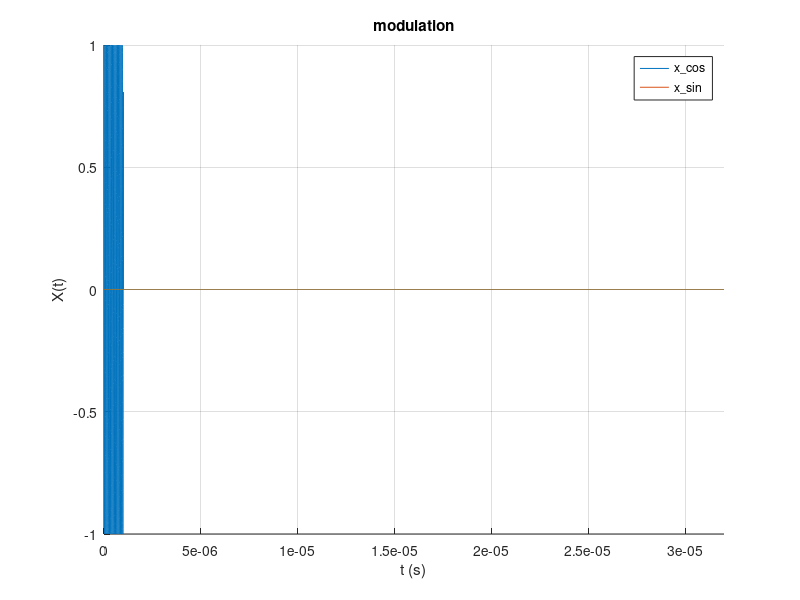
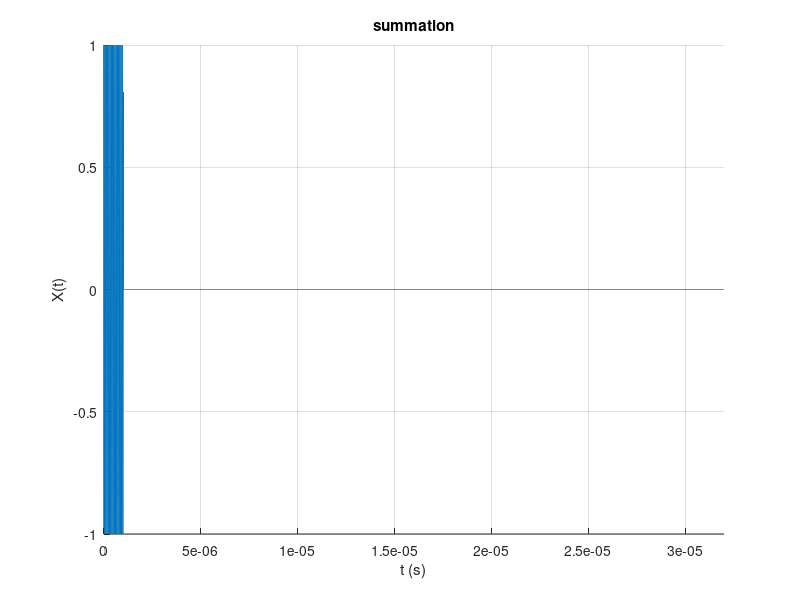
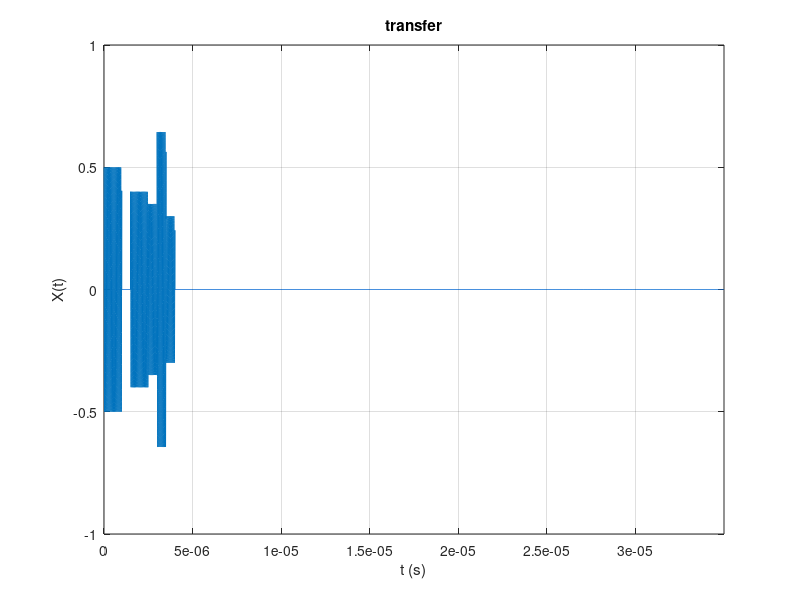
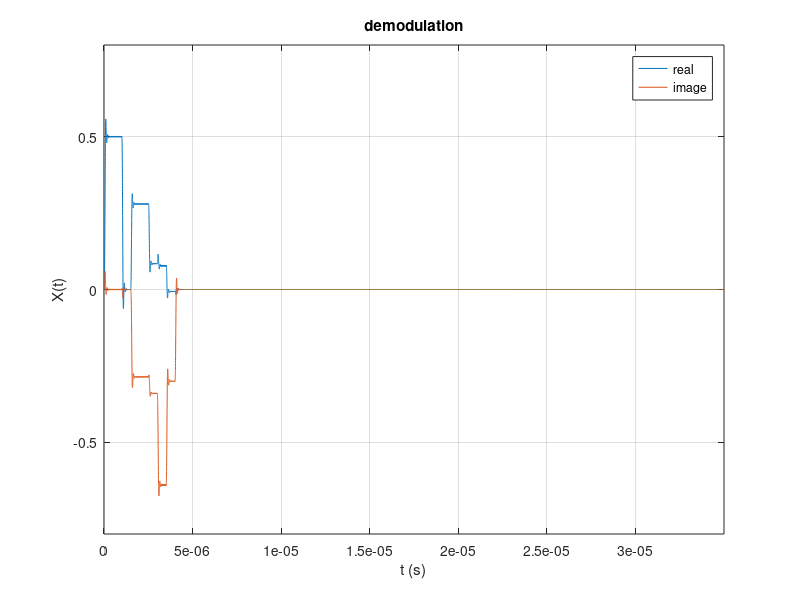

The MATLAB source for these figures, in order:
close('all'); clear; clc;

N = 32;
CP = 3;
T = 1e-6;
w_c = 100e6;
fs = 1e9;
cutoff = 0.02;

x = zeros(1,32);

X_CP = [1 zeros(1, N-1)];
X_c = reshape(repmat(X_CP, T*fs, 1), 1, []);
t_X_c = linspace(0, length(X_c)/fs - 1/fs, length(X_c));    % non-integer end

X_cos = real(X_c) .* cos(w_c*t_X_c);
X_sin = imag(X_c) .* sin(w_c*t_X_c);
X_m = X_cos + X_sin;

h_n = [0.5 zeros(1, 1.5*T*fs-1) 0.4 zeros(1, 1*T*fs-1) 0.35 zeros(1, 0.5*T*fs-1) 0.3];
X_t = conv(X_m, h_n);
t_X_t = linspace(0, length(X_t)/fs - 1/fs, length(X_t));

[b, a] = butter(5, cutoff, 'low');
X_r_d = 2 * filter(b, a, X_t .* cos(w_c*t_X_t)) + 2j * filter(b, a, X_t .* sin(w_c*t_X_t));

X_r_adc = mean(reshape(X_r_d, T*fs, length(X_r_d)/T/fs));

figure; hold('on');
plot(t_X_c, X_cos, t_X_c, X_sin);
axis([0 t_X_c(end) ylim]); grid('on');
xlabel('t (s)'); ylabel('X(t)');
legend('x\_cos', 'x\_sin'); title('modulation');

figure; hold('on');
plot(t_X_c, X_m);
axis([0 t_X_c(end) ylim]); grid('on');
xlabel('t (s)'); ylabel('X(t)');
title('summation');

figure;
plot(t_X_t, X_t);
axis([0 t_X_t(end) ylim]); grid('on');
xlabel('t (s)');  ylabel('X(t)');
title('transfer');

figure;
plot(t_X_t, real(X_r_d), t_X_t, imag(X_r_d));
axis([0 t_X_t(end) ylim]); grid('on');
xlabel('t (s)'); ylabel('X(t)');
legend('real', 'image'); title('demodulation');

figure;
plot(t_X_t, abs(X_r_d));
axis([0 4.5e-6 ylim]); grid('on');
xlabel('t (s)'); ylabel('X(t)');
title('demodulation');

figure; hold('on');
stem(0:(length(X_r_adc)-1), abs(X_r_adc));
axis([-0.25 4.25 ylim]);
set(gca, 'XTick', 0:4, 'XTickLabel', {'0', '1', '2', '3', '4'});
grid('on');
xlabel('n'); ylabel('X[n]');
 title('ADC');
    